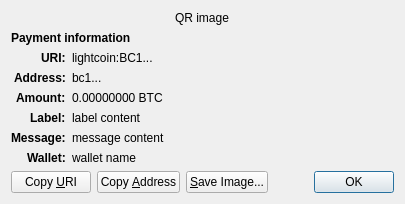
<?xml version="1.0" encoding="UTF-8"?>
<ui version="4.0">
 <class>ReceiveRequestDialog</class>
 <widget class="QDialog" name="ReceiveRequestDialog">
  <property name="geometry">
   <rect>
    <x>0</x>
    <y>0</y>
    <width>413</width>
    <height>229</height>
   </rect>
  </property>
  <property name="windowTitle">
   <string>Request payment to ...</string>
  </property>
  <layout class="QGridLayout" name="gridLayout" columnstretch="0,1">
   <property name="sizeConstraint">
    <enum>QLayout::SetFixedSize</enum>
   </property>
   <item row="0" column="0" colspan="2" alignment="Qt::AlignHCenter">
    <widget class="QRImageWidget" name="qr_code">
     <property name="text">
      <string notr="true">QR image</string>
     </property>
     <property name="textInteractionFlags">
      <set>Qt::NoTextInteraction</set>
     </property>
    </widget>
   </item>
   <item row="1" column="0" colspan="2">
    <widget class="QLabel" name="payment_header">
     <property name="font">
      <font>
       <weight>75</weight>
       <bold>true</bold>
      </font>
     </property>
     <property name="text">
      <string>Payment information</string>
     </property>
     <property name="textInteractionFlags">
      <set>Qt::NoTextInteraction</set>
     </property>
    </widget>
   </item>
   <item row="2" column="0" alignment="Qt::AlignRight|Qt::AlignTop">
    <widget class="QLabel" name="uri_tag">
     <property name="font">
      <font>
       <weight>75</weight>
       <bold>true</bold>
      </font>
     </property>
     <property name="text">
      <string notr="true">URI:</string>
     </property>
     <property name="textFormat">
      <enum>Qt::PlainText</enum>
     </property>
     <property name="textInteractionFlags">
      <set>Qt::NoTextInteraction</set>
     </property>
    </widget>
   </item>
   <item row="2" column="1" alignment="Qt::AlignTop">
    <widget class="QLabel" name="uri_content">
     <property name="text">
      <string notr="true">lightcoin:BC1...</string>
     </property>
     <property name="textFormat">
      <enum>Qt::RichText</enum>
     </property>
     <property name="wordWrap">
      <bool>true</bool>
     </property>
     <property name="textInteractionFlags">
      <set>Qt::TextSelectableByMouse</set>
     </property>
    </widget>
   </item>
   <item row="3" column="0" alignment="Qt::AlignRight|Qt::AlignTop">
    <widget class="QLabel" name="address_tag">
     <property name="font">
      <font>
       <weight>75</weight>
       <bold>true</bold>
      </font>
     </property>
     <property name="text">
      <string>Address:</string>
     </property>
     <property name="textInteractionFlags">
      <set>Qt::NoTextInteraction</set>
     </property>
    </widget>
   </item>
   <item row="3" column="1" alignment="Qt::AlignTop">
    <widget class="QLabel" name="address_content">
     <property name="text">
      <string notr="true">bc1...</string>
     </property>
     <property name="textFormat">
      <enum>Qt::PlainText</enum>
     </property>
     <property name="textInteractionFlags">
      <set>Qt::TextSelectableByMouse</set>
     </property>
    </widget>
   </item>
   <item row="4" column="0" alignment="Qt::AlignRight|Qt::AlignTop">
    <widget class="QLabel" name="amount_tag">
     <property name="font">
      <font>
       <weight>75</weight>
       <bold>true</bold>
      </font>
     </property>
     <property name="text">
      <string>Amount:</string>
     </property>
     <property name="textInteractionFlags">
      <set>Qt::NoTextInteraction</set>
     </property>
    </widget>
   </item>
   <item row="4" column="1" alignment="Qt::AlignTop">
    <widget class="QLabel" name="amount_content">
     <property name="text">
      <string notr="true">0.00000000 BTC</string>
     </property>
     <property name="textFormat">
      <enum>Qt::PlainText</enum>
     </property>
     <property name="textInteractionFlags">
      <set>Qt::TextSelectableByMouse</set>
     </property>
    </widget>
   </item>
   <item row="5" column="0" alignment="Qt::AlignRight|Qt::AlignTop">
    <widget class="QLabel" name="label_tag">
     <property name="font">
      <font>
       <weight>75</weight>
       <bold>true</bold>
      </font>
     </property>
     <property name="text">
      <string>Label:</string>
     </property>
     <property name="textInteractionFlags">
      <set>Qt::NoTextInteraction</set>
     </property>
    </widget>
   </item>
   <item row="5" column="1" alignment="Qt::AlignTop">
    <widget class="QLabel" name="label_content">
     <property name="text">
      <string notr="true">label content</string>
     </property>
     <property name="textFormat">
      <enum>Qt::PlainText</enum>
     </property>
     <property name="wordWrap">
      <bool>true</bool>
     </property>
     <property name="textInteractionFlags">
      <set>Qt::TextSelectableByMouse</set>
     </property>
    </widget>
   </item>
   <item row="6" column="0" alignment="Qt::AlignRight|Qt::AlignTop">
    <widget class="QLabel" name="message_tag">
     <property name="font">
      <font>
       <weight>75</weight>
       <bold>true</bold>
      </font>
     </property>
     <property name="text">
      <string>Message:</string>
     </property>
     <property name="textInteractionFlags">
      <set>Qt::NoTextInteraction</set>
     </property>
    </widget>
   </item>
   <item row="6" column="1" alignment="Qt::AlignTop">
    <widget class="QLabel" name="message_content">
     <property name="text">
      <string notr="true">message content</string>
     </property>
     <property name="textFormat">
      <enum>Qt::PlainText</enum>
     </property>
     <property name="wordWrap">
      <bool>true</bool>
     </property>
     <property name="textInteractionFlags">
      <set>Qt::TextSelectableByMouse</set>
     </property>
    </widget>
   </item>
   <item row="7" column="0" alignment="Qt::AlignRight|Qt::AlignTop">
    <widget class="QLabel" name="wallet_tag">
     <property name="font">
      <font>
       <weight>75</weight>
       <bold>true</bold>
      </font>
     </property>
     <property name="text">
      <string>Wallet:</string>
     </property>
     <property name="textInteractionFlags">
      <set>Qt::NoTextInteraction</set>
     </property>
    </widget>
   </item>
   <item row="7" column="1" alignment="Qt::AlignTop">
    <widget class="QLabel" name="wallet_content">
     <property name="text">
      <string notr="true">wallet name</string>
     </property>
     <property name="textFormat">
      <enum>Qt::PlainText</enum>
     </property>
     <property name="wordWrap">
      <bool>true</bool>
     </property>
     <property name="textInteractionFlags">
      <set>Qt::TextSelectableByMouse</set>
     </property>
    </widget>
   </item>
   <item row="8" column="0" colspan="2">
    <layout class="QHBoxLayout" name="horizontalLayout">
     <item>
      <widget class="QPushButton" name="btnCopyURI">
       <property name="text">
        <string>Copy &amp;URI</string>
       </property>
       <property name="autoDefault">
        <bool>false</bool>
       </property>
      </widget>
     </item>
     <item>
      <widget class="QPushButton" name="btnCopyAddress">
       <property name="text">
        <string>Copy &amp;Address</string>
       </property>
       <property name="autoDefault">
        <bool>false</bool>
       </property>
      </widget>
     </item>
     <item>
      <widget class="QPushButton" name="btnSaveAs">
       <property name="text">
        <string>&amp;Save Image...</string>
       </property>
       <property name="autoDefault">
        <bool>false</bool>
       </property>
      </widget>
     </item>
     <item>
      <spacer name="horizontalSpacer_2">
       <property name="orientation">
        <enum>Qt::Horizontal</enum>
       </property>
       <property name="sizeHint" stdset="0">
        <size>
         <width>40</width>
         <height>20</height>
        </size>
       </property>
      </spacer>
     </item>
     <item>
      <widget class="QDialogButtonBox" name="buttonBox">
       <property name="focusPolicy">
        <enum>Qt::StrongFocus</enum>
       </property>
       <property name="standardButtons">
        <set>QDialogButtonBox::Ok</set>
       </property>
      </widget>
     </item>
    </layout>
   </item>
  </layout>
 </widget>
 <customwidgets>
  <customwidget>
   <class>QRImageWidget</class>
   <extends>QLabel</extends>
   <header>qt/qrimagewidget.h</header>
  </customwidget>
 </customwidgets>
 <tabstops>
  <tabstop>buttonBox</tabstop>
  <tabstop>btnCopyURI</tabstop>
  <tabstop>btnCopyAddress</tabstop>
  <tabstop>btnSaveAs</tabstop>
 </tabstops>
 <resources/>
 <connections>
  <connection>
   <sender>buttonBox</sender>
   <signal>accepted()</signal>
   <receiver>ReceiveRequestDialog</receiver>
   <slot>accept()</slot>
   <hints>
    <hint type="sourcelabel">
     <x>135</x>
     <y>230</y>
    </hint>
    <hint type="destinationlabel">
     <x>135</x>
     <y>126</y>
    </hint>
   </hints>
  </connection>
 </connections>
</ui>
